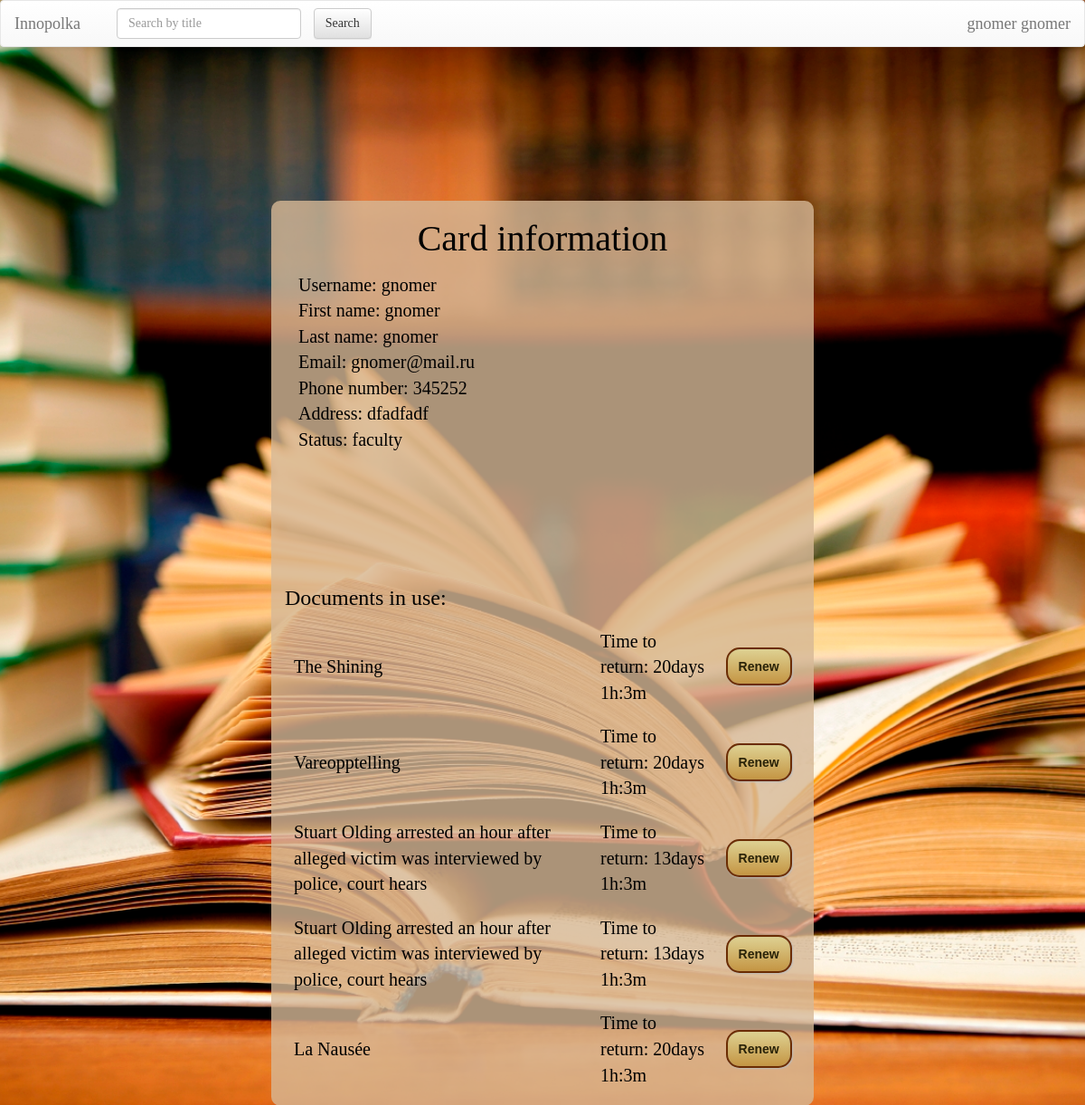
/user/?id=10 (signed in), run on an earlier commit of the app's database.
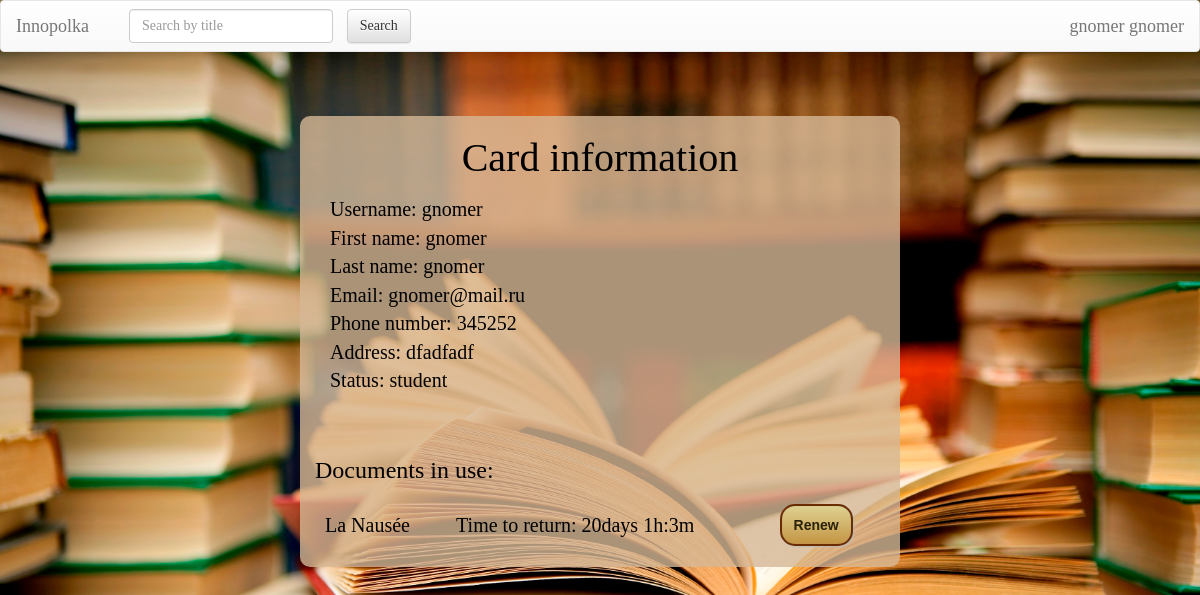
And on a later commit of the database.
### UserCards/models.py (models this page shows, shortened)
class UserProfile(models.Model):
    user = models.OneToOneField(User, on_delete=models.CASCADE)
    phone_number = models.CharField(max_length=15, null=True, blank=True)
    address = models.CharField(max_length=250, null=True, blank=True)
    status = models.CharField(max_length=250, default='student')

### Documents/models.py (models this page shows, shortened)
class DocumentCopy(models.Model):
    doc = models.ForeignKey(Document, blank=True, default=None, on_delete=models.CASCADE) # link document which is checked out
    checked_up_by_whom = models.ForeignKey(User, blank=True, default=None, on_delete=models.CASCADE) # link to holder
    date = models.DateTimeField(default=str(datetime.datetime.today().strftime("%Y-%m-%d %H:%M")))
    returning_date = models.DateTimeField(default=str(datetime.datetime.today().strftime("%Y-%m-%d %H:%M")))
    time_left = models.CharField(null=True, max_length=250)
    fine_price = models.IntegerField(null=True)
    renewed = models.BooleanField(default=False)
    class Meta:
        verbose_name_plural = 'Document copies'
    def __str__(self):
        return self.doc.title

class Document(models.Model):
    title = models.CharField(max_length=250)
    price = models.IntegerField()
    keywords = models.CharField(max_length=250) # the list of keywords stored in string
    authors = models.CharField(max_length=250) # the list of authors in string format splitted by space
    cover = models.CharField(max_length=1000, default="https://lh3.googleusercontent.com/zqfUbCXdb1oGmsNEzNxTjQU5ZlS3x46nQoB83sFbRSlMnpDTZgdVCe_LvCx-rl7sOA=w300")
    copies = models.PositiveIntegerField(default=1)
    type = models.CharField(max_length=100, default='Document')
    is_bestseller = models.BooleanField(default=False)
    is_reference = models.BooleanField(default=False)
    level = models.PositiveIntegerField(default=1)
    room = models.PositiveIntegerField(default=1)

### Documents/librarian_view.py (the view)
    def inner(request, *args, **kwargs):
        if request.user.is_authenticated:
            return func(request, *args, **kwargs)
        return redirect('/')

### Documents/librarian_view.py (called while the page is built)
def need_logged_in(func):
    def inner(request, *args, **kwargs):
        if request.user.is_authenticated:
            return func(request, *args, **kwargs)
        return redirect('/')
    return inner

### UserCards/templates/UserCards/index.html (shortened to what this page needs)
{% extends 'Documents/base.html' %}
{% load staticfiles %}
{% block body %}
    <link rel="stylesheet" type="text/css" href="{% static 'UserCards/usercards_style.css' %}"/>
    <div class="container">
    <h2 class="black">Card information</h2>
    <p>
        {% for field, value in fields %}
            {{ field }}: {{ value }}
            <br>
        {% endfor %}
    </p>
    <div>
        <table class="used-docs">
            <th colspan="3"><h3>Documents in use:</h3></th>
            {% for copy in copies %}
                <tr>
                    <td><a href="/{{ copy.doc.id }}">{{ copy }}</a></td>
                    <td>{{ copy.time_left }}<br></td>
                    {% if user.is_staff %}
                        <td><a class="button" href="/requests/return/?copy_id={{ copy.id }}" onclick="
                                return confirm('Return {{ copy.doc.title }} from {{ copy.checked_up_by_whom.username }} back?');
                                ">Return</a></td>
                    {% else %}
                        <td><button class="button" onclick="
                                    var response = httpGet('/requests/renew/?copy_id={{ copy.id }}').toString();
                                    alert(response);
                                    if (response.substr(0, 3) === 'You') // refresh to see new returning date
                                    window.location.reload(false);
                                    ">Renew
                            </button></td>
                        <br>
                    {% endif %}
                </tr>
            {% endfor %}
        </table>
    </div>
{% endblock %}

### Documents/templates/Documents/base.html (shortened to what this page needs)
<!DOCTYPE html>
<html lang="en">
<head>
    {% load staticfiles %}
    <link rel="stylesheet" href="//maxcdn.bootstrapcdn.com/bootstrap/3.2.0/css/bootstrap.min.css">
    <link rel="stylesheet" href="//maxcdn.bootstrapcdn.com/bootstrap/3.2.0/css/bootstrap-theme.min.css">
    <link rel="stylesheet" type="text/css" href="{% static 'Documents/style.css' %}"/>
</head>
<body>
<nav class="navbar navbar-default">
    <div class="container-fluid">
        <div class="navbar-header">
            <a class="navbar-brand" href="/">Innopolka</a>
        </div>
        <div class="collapse navbar-collapse" id="bs-example-navbar-collapse-1">
            <form class="navbar-form navbar-left" action="/">
                <div class="form-group">
                    <input type="text" class="form-control" name="q" placeholder="Search by title" >
                </div>
                <input type="submit" class="btn btn-default not_wide" value="Search">
            </form>
            <ul class="nav navbar-nav navbar-right">
                {% if user.is_anonymous %}
                    <li><a href="/user/login">Log In</a></li>
                {% elif user.is_authenticated %}
                <ul class="nav navbar-nav navbar-right">
                <li class="nav-item dropdown">
                    <a class="navbar-brand" href="/user/?id={{user.id}}" id="dropdown02" data-toggle="dropdown"
                       aria-haspopup="true" aria-expanded="false">{{ user.first_name }} {{user.last_name}}</a>
            </ul>
                {% endif %}
            </ul>
        </div>
    </div>
</nav>
{% block body %}{% endblock %}
</body>
</html>

What changed in the data, as far as the page shows it:
removed DocumentCopy: doc.title "The Shining", time_left "Time to return: 20days 1h:3m"
removed DocumentCopy: doc.title "Vareopptelling", time_left "Time to return: 20days 1h:3m"
removed DocumentCopy: doc.title "Stuart Olding arrested an hour after alleged victim was interviewed by police, court hears", time_left "Time to return: 13days 1h:3m"
removed DocumentCopy: doc.title "Stuart Olding arrested an hour after alleged victim was interviewed by police, court hears", time_left "Time to return: 13days 1h:3m"
Also different on the page:
new list line: "Status :"
new list line: "student"
list line gone: "Status :"
list line gone: "faculty"
